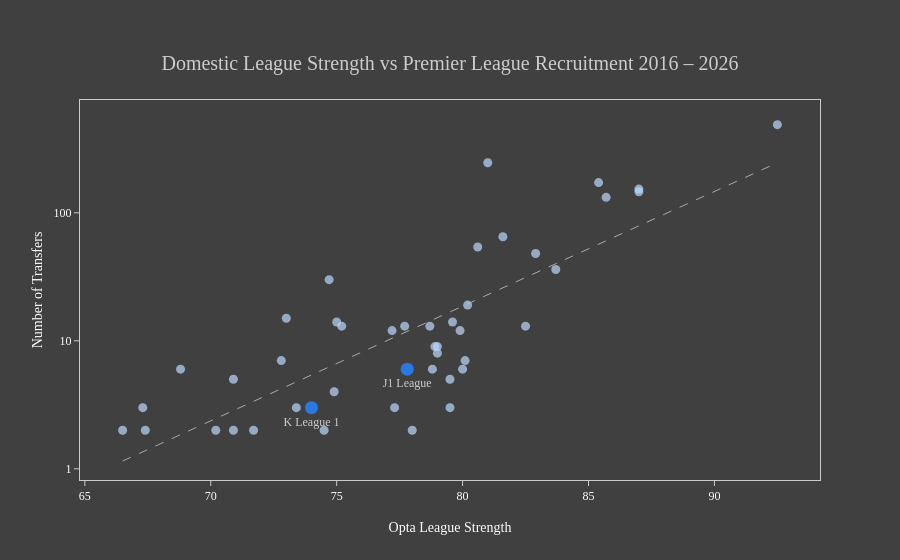

Notebook code cell kept with this figure:
### Markdown cell above
### League strength v transfers

### Code cell
import pandas as pd
import matplotlib.pyplot as plt
from pathlib import Path

# --------------------------------------------------
# 1. Load the data
# --------------------------------------------------
transfer_leagues_df = pd.read_csv(Path.cwd().parent / "data/cleaned/transfers_with_selling_leagues.csv")
league_strengths = pd.read_csv(Path.cwd().parent / "data/cleaned/league_strength.csv")

# --------------------------------------------------
# 2. Standardise league names
# --------------------------------------------------

# Standardise alternative names for the same division
league_aliases = {
    "LaLiga": "La Liga",
    "Super League Greece": "Super League 1",
    "Liga Portugal": "Primeira Liga",
    "Czech First League": "Chance Liga",
    "Jupiler Pro League": "Belgian Pro League",
    "SuperSport HNL" : "HNL",
    "Championnat National" : "Ligue 2",
    "Super League" : "Swiss Super League",
    "Austrian Bundesliga" : "Bundesliga",
    "Ukranian Premier League" : "Premier Liga",
    "Segunda División" : "La Liga 2",
    "LaLiga2" : "La Liga 2",
    "Keuken Kampioen Divisie" : "Eerste Divisie",
    "Nemzeti Bajnokság" : "Nemzeti Bajnokság I",
    "Super liga Srbije" : "Serbian SuperLiga",
    "Superliga" : "Danish Superliga"
}

transfer_leagues_df["league_name"] = transfer_leagues_df["league_name"].replace(league_aliases)

# --------------------------------------------------
# 2. Merge league strengths
# --------------------------------------------------
transfer_leagues_df = transfer_leagues_df.merge(league_strengths,
                                               on = "league_name",
                                               how = "left").copy()

# --------------------------------------------------
# 3. Drop nan values
# --------------------------------------------------
transfer_leagues_df = transfer_leagues_df[transfer_leagues_df["league_strength"].notna()].copy()

# --------------------------------------------------
# 4. Group by league and count
# --------------------------------------------------
league_transfers_df = (
    transfer_leagues_df
    .groupby(["league_name", "league_strength"])
    .size()
    .reset_index(name="number_of_transfers")
)
league_transfers_df = league_transfers_df[league_transfers_df["number_of_transfers"] > 1]

# --------------------------------------------------
# 5. Plot
# --------------------------------------------------

import numpy as np
import plotly.graph_objects as go
from sklearn.metrics import r2_score

highlight_leagues = ["J1 League", "K League 1"]

highlight_df = league_transfers_df[
    league_transfers_df["league_name"].isin(highlight_leagues)
]

other_df = league_transfers_df[
    ~league_transfers_df["league_name"].isin(highlight_leagues)
]

fig = go.Figure()

# Other leagues
fig.add_trace(go.Scatter(
    x=other_df["league_strength"],
    y=other_df["number_of_transfers"],
    mode="markers",
    name="Other leagues",
    customdata=other_df[["league_name"]].to_numpy(),
    marker=dict(
        color="#BBD7FC",
        size=9,
        opacity=0.7
    ),
    hovertemplate=(
        "<b>%{customdata[0]}</b><br>"
        "Opta league strength: %{x}<br>"
        "Premier League signings: %{y}"
        "<extra></extra>"
    )
))

# Highlighted leagues
fig.add_trace(go.Scatter(
    x=highlight_df["league_strength"],
    y=highlight_df["number_of_transfers"],
    mode="markers+text",
    name="J1 / K League 1",
    text=highlight_df["league_name"],
    textposition="bottom center",
    textfont=dict(
        color="#CCCCCC",
        size=12
    ),
    marker=dict(
        color="#2780F5",
        size=13,
        opacity=0.9
    ),
    hovertemplate=(
        "<b>%{text}</b><br>"
        "Opta league strength: %{x}<br>"
        "Premier League signings: %{y}"
        "<extra></extra>"
    )
))

# Regression line
x = league_transfers_df["league_strength"].astype(float)
y = league_transfers_df["number_of_transfers"].astype(float)

log_y = np.log10(y)
slope, intercept = np.polyfit(x, log_y, 1)

x_line = np.linspace(x.min(), x.max(), 100)
y_line = 10 ** (slope * x_line + intercept)

log_y_pred = slope * x + intercept
r2 = r2_score(log_y, log_y_pred)

fig.add_trace(go.Scatter(
    x=x_line,
    y=y_line,
    mode="lines",
    name=f"Log-linear fit (R² = {r2:.3f})",
    line=dict(
        color="#CCCCCC",
        width=0.75,
        dash="dash"
    ),
    hoverinfo="skip"
))

# Layout
fig.update_layout(
    height=550,
    autosize = True,
    
    title=dict(
        text="Domestic League Strength vs Premier League Recruitment 2016 – 2026",
        x=0.5,
        y = 0.9,
        font=dict(size=20, color="#CCCCCC")
    ),
    
    paper_bgcolor="#404040",
    plot_bgcolor="#404040",
    font=dict(
        family="DIN Alternate",
        color="#FFFFFF"
    ),
    
    showlegend=False,
    
    hoverlabel=dict(
        bgcolor="#96979E",
        font = dict(family = "DIN Alternate",
                    color = "#FFFFFF",
                    size = 12)
    ),
    template="none"
)

fig.update_xaxes(
    title="Opta League Strength",
    showgrid=False,
    zeroline=False,
    showline=True,
    mirror = True,
    linecolor="#CCCCCC",
    linewidth=1,
    ticks="outside",
    tickcolor="#CCCCCC"
)

fig.update_yaxes(
    title="Number of Transfers",
    type="log",
    tickmode="array",
    tickvals=[1, 10, 100, 1000],
    ticktext=["1", "10", "100", "1,000"],
    showgrid=False,
    minor=dict(ticks=""),
    mirror = True,
    zeroline=False,
    showline=True,
    linecolor="#CCCCCC",
    linewidth=1,
    ticks="outside",
    tickcolor="#CCCCCC"
)

fig.show()

fig.write_html(Path.cwd().parent / "figures/html/league-strength.html",
              config = {"responsive" : True,
                        "displayModeBar": False})

### Figure 1 — Plotly figure (JSON) as saved in the notebook; plotly's stock layout.template omitted (floating-point values rounded to 4 significant figures)
{"data": [{"customdata": [["2. Bundesliga"], ["A-League Men"], ["Allsvenskan"], ["Belgian Pro League"], ["Bundesliga"], ["Campeonato Brasileiro Série A"], ["Campeonato Brasileiro Série B"], ["Categoría Primera A"], ["Categoría Primera B"], ["Challenger Pro League"], ["Championship"], ["Chance Liga"], ["Chinese Super League"], ["Danish Superliga"], ["Ecuadorian Serie A"], ["Eerste Divisie"], ["Egyptian Premier League"], ["Eliteserien"], ["Eredivisie"], ["HNL"], ["La Liga"], ["La Liga 2"], ["League One"], ["League Two"], ["Liga Portugal 2"], ["Ligue 1"], ["Ligue 2"], ["Major League Soccer"], ["Nemzeti Bajnokság I"], ["PKO BP Ekstraklasa"], ["Paraguayan Primera División"], ["Premier League"], ["Premier Liga"], ["Primeira Liga"], ["Professional Football League"], ["Scottish Premiership"], ["Serbian SuperLiga"], ["Serie A"], ["Super League 1"], ["Swiss Super League"], ["Süper Lig"], ["Uruguayan Segunda División"], ["Venezuelan Primera División"]], "hovertemplate": "<b>%{customdata[0]}</b><br>Opta league strength: %{x}<br>Premier League signings: %{y}<extra></extra>", "marker": {"color": "#BBD7FC", "opacity": 0.7, "size": 9}, "mode": "markers", "name": "Other leagues", "type": "scatter", "x": [77.7, 70.9, 77.2, 82.9, 87.0, 83.7, 71.7, 79.5, 70.9, 70.2, 81.0, 78.9, 67.4, 79.9, 79.5, 67.3, 74.9, 80.1, 80.6, 78.8, 87.0, 79.0, 74.7, 68.8, 73.4, 85.4, 75.0, 79.6, 77.3, 80.0, 78.0, 92.5, 73.0, 81.6, 82.5, 75.2, 72.8, 85.7, 78.7, 79.0, 80.2, 66.5, 74.5], "y": [13, 5, 12, 48, 153, 36, 2, 5, 2, 2, 246, 9, 2, 12, 3, 3, 4, 7, 54, 6, 146, 8, 30, 6, 3, 172, 14, 14, 3, 6, 2, 488, 15, 65, 13, 13, 7, 132, 13, 9, 19, 2, 2]}, {"hovertemplate": "<b>%{text}</b><br>Opta league strength: %{x}<br>Premier League signings: %{y}<extra></extra>", "marker": {"color": "#2780F5", "opacity": 0.9, "size": 13}, "mode": "markers+text", "name": "J1 / K League 1", "text": ["J1 League", "K League 1"], "textfont": {"color": "#CCCCCC", "size": 12}, "textposition": "bottom center", "type": "scatter", "x": [77.8, 74.0], "y": [6, 3]}, {"hoverinfo": "skip", "line": {"color": "#CCCCCC", "dash": "dash", "width": 0.75}, "mode": "lines", "name": "Log-linear fit (R² = 0.624)", "type": "scatter", "x": [66.5, 66.76, 67.03, 67.29, 67.55, 67.81, 68.08, 68.34, 68.6, 68.86, 69.13, 69.39, 69.65, 69.91, 70.18, 70.44, 70.7, 70.96, 71.23, 71.49, 71.75, 72.02, 72.28, 72.54, 72.8, 73.07, 73.33, 73.59, 73.85, 74.12, 74.38, 74.64, 74.9, 75.17, 75.43, 75.69, 75.95, 76.22, 76.48, 76.74, 77.01, 77.27, 77.53, 77.79, 78.06, 78.32, 78.58, 78.84, 79.11, 79.37, 79.63, 79.89, 80.16, 80.42, 80.68, 80.94, 81.21, 81.47, 81.73, 81.99, 82.26, 82.52, 82.78, 83.05, 83.31, 83.57, 83.83, 84.1, 84.36, 84.62, 84.88, 85.15, 85.41, 85.67, 85.93, 86.2, 86.46, 86.72, 86.98, 87.25, 87.51, 87.77, 88.04, 88.3, 88.56, 88.82, 89.09, 89.35, 89.61, 89.87, 90.14, 90.4, 90.66, 90.92, 91.19, 91.45, 91.71, 91.97, 92.24, 92.5], "y": [1.15, 1.214, 1.282, 1.353, 1.428, 1.508, 1.592, 1.68, 1.774, 1.873, 1.977, 2.087, 2.203, 2.326, 2.455, 2.592, 2.737, 2.889, 3.05, 3.22, 3.399, 3.588, 3.788, 3.999, 4.221, 4.456, 4.704, 4.966, 5.243, 5.535, 5.843, 6.168, 6.512, 6.874, 7.257, 7.661, 8.088, 8.538, 9.013, 9.515, 10.04, 10.6, 11.19, 11.82, 12.48, 13.17, 13.9, 14.68, 15.49, 16.36, 17.27, 18.23, 19.24, 20.32, 21.45, 22.64, 23.9, 25.23, 26.64, 28.12, 29.69, 31.34, 33.08, 34.93, 36.87, 38.92, 41.09, 43.38, 45.79, 48.34, 51.03, 53.88, 56.88, 60.04, 63.38, 66.91, 70.64, 74.57, 78.72, 83.11, 87.73, 92.62, 97.78, 103.2, 109.0, 115.0, 121.4, 128.2, 135.3, 142.9, 150.8, 159.2, 168.1, 177.4, 187.3, 197.8, 208.8, 220.4, 232.7, 245.6]}], "layout": {"autosize": true, "font": {"color": "#FFFFFF", "family": "DIN Alternate"}, "hoverlabel": {"bgcolor": "#96979E", "font": {"color": "#FFFFFF", "family": "DIN Alternate", "size": 12}}, "paper_bgcolor": "#404040", "plot_bgcolor": "#404040", "showlegend": false, "title": {"font": {"color": "#CCCCCC", "size": 20}, "text": "Domestic League Strength vs Premier League Recruitment 2016 – 2026", "x": 0.5, "y": 0.9}, "xaxis": {"autorange": true, "linecolor": "#CCCCCC", "linewidth": 1, "mirror": true, "range": [64.86, 94.14], "showgrid": false, "showline": true, "tickcolor": "#CCCCCC", "ticks": "outside", "title": {"text": "Opta League Strength"}, "type": "linear", "zeroline": false}, "yaxis": {"autorange": true, "linecolor": "#CCCCCC", "linewidth": 1, "minor": {"ticks": ""}, "mirror": true, "range": [-0.08769, 2.88], "showgrid": false, "showline": true, "tickcolor": "#CCCCCC", "tickmode": "array", "ticks": "outside", "ticktext": ["1", "10", "100", "1,000"], "tickvals": [1, 10, 100, 1000], "title": {"text": "Number of Transfers"}, "type": "log", "zeroline": false}}}
